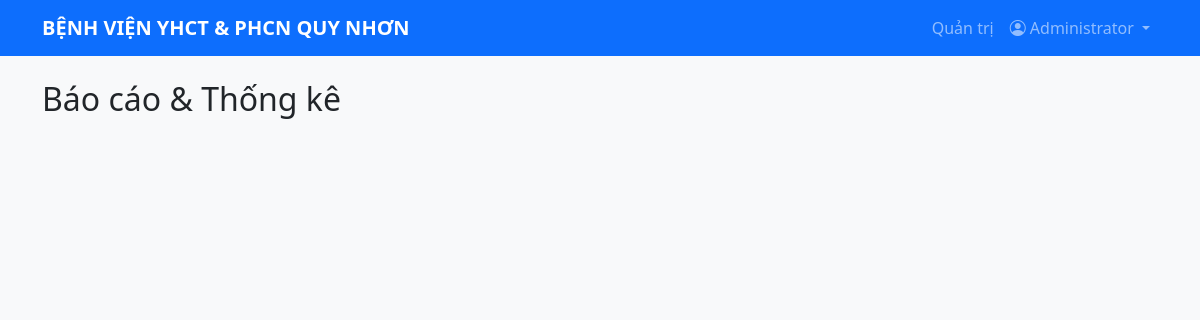
The app's page /admin/reports.php (signed in), older data.
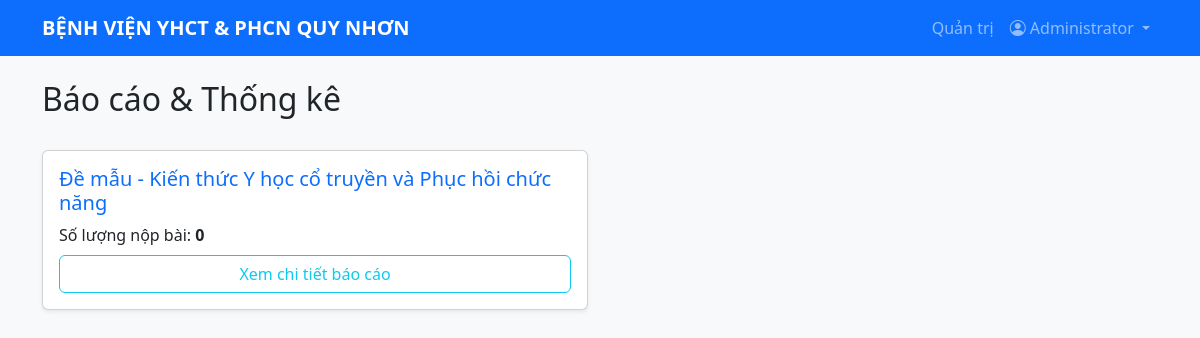
The same page, newer data.
### tables this page shows
CREATE TABLE exams (
    id INT UNSIGNED AUTO_INCREMENT PRIMARY KEY,
    title VARCHAR(255) NOT NULL,
    description TEXT NULL,
    start_time DATETIME NULL,
    end_time DATETIME NULL,
    duration_minutes INT UNSIGNED NOT NULL DEFAULT 60,
    shuffle_questions TINYINT(1) NOT NULL DEFAULT 1,
    shuffle_answers TINYINT(1) NOT NULL DEFAULT 1,
    show_results TINYINT(1) NOT NULL DEFAULT 1,
    enable_prediction TINYINT(1) NOT NULL DEFAULT 0,
    attempt_mode TINYINT UNSIGNED NOT NULL DEFAULT 0 COMMENT '0: một lần, 1: nhiều lần, 2: tối đa một lần mỗi ngày',
    created_at TIMESTAMP NOT NULL DEFAULT CURRENT_TIMESTAMP,
    updated_at TIMESTAMP NOT NULL DEFAULT CURRENT_TIMESTAMP ON UPDATE CURRENT_TIMESTAMP,
    KEY idx_exams_schedule (start_time, end_time)
);

### includes/functions.php (called while the page is built, shortened)
<?php
function h($str) {
    return htmlspecialchars($str ?? '', ENT_QUOTES, 'UTF-8');
}
?>

### admin/reports.php (the view, shortened to what this page needs)
<?php
require_once __DIR__ . '/../config/database.php';
require_once __DIR__ . '/../includes/functions.php';
$exam_id = $_GET['exam_id'] ?? null;
if (!$exam_id) {
    $stmt = $pdo->query("SELECT * FROM exams ORDER BY created_at DESC");
    $exams = $stmt->fetchAll();
}
require_once __DIR__ . '/../includes/header.php';
?>
<?php if (!$exam_id): ?>
    <div class="d-flex justify-content-between align-items-center mb-4">
        <h2>Báo cáo & Thống kê</h2>
    </div>
    <div class="row">
        <?php foreach ($exams as $e):
            $cStmt = $pdo->prepare("SELECT COUNT(*) FROM exam_attempts WHERE exam_id = ? AND is_submitted = 1");
            $cStmt->execute([$e['id']]);
            $doneCount = $cStmt->fetchColumn();
        ?>
        <div class="col-md-6 mb-4">
            <div class="card shadow-sm h-100">
                <div class="card-body">
                    <h5 class="card-title text-primary"><?= h($e['title']) ?></h5>
                    <p class="mb-2">Số lượng nộp bài: <strong><?= $doneCount ?></strong></p>
                    <a href="reports.php?exam_id=<?= $e['id'] ?>" class="btn btn-outline-info w-100">Xem chi tiết báo cáo</a>
                </div>
            </div>
        </div>
        <?php endforeach; ?>
    </div>
<?php endif; ?>
<?php require_once __DIR__ . '/../includes/footer.php'; ?>

Row changes from the older to the newer data that the page shows:
added exams: title "Đề mẫu - Kiến thức Y học cổ truyền và Phục hồi chức năng", doneCount "0"
